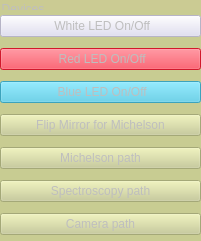
         <widget class="QGroupBox" name="devices_box">
          <property name="enabled">
           <bool>false</bool>
          </property>
          <property name="geometry">
           <rect>
            <x>900</x>
            <y>0</y>
            <width>201</width>
            <height>241</height>
           </rect>
          </property>
          <property name="styleSheet">
           <string notr="true">background-color: rgb(203,203,147);</string>
          </property>
          <property name="title">
           <string>Devices</string>
          </property>
          <widget class="QWidget" name="layoutWidget">
           <property name="geometry">
            <rect>
             <x>0</x>
             <y>10</y>
             <width>201</width>
             <height>231</height>
            </rect>
           </property>
           <property name="styleSheet">
            <string>background-color: rgb(200, 204, 146);</string>
           </property>
           <layout class="QGridLayout" name="gridLayout_5">
            <item row="0" column="0">
             <widget class="QPushButton" name="w_LED_button">
              <property name="toolTip">
               <string>Changes state of White LED.</string>
              </property>
              <property name="styleSheet">
               <string notr="true">background-color: rgb(221, 219, 241);</string>
              </property>
              <property name="text">
               <string> White LED On/Off</string>
              </property>
             </widget>
            </item>
            <item row="5" column="0">
             <widget class="QPushButton" name="pl_piezos_button">
              <property name="toolTip">
               <string>Changes mirrors/stages for spectroscopy.</string>
              </property>
              <property name="text">
               <string>Spectroscopy path</string>
              </property>
             </widget>
            </item>
            <item row="3" column="0">
             <widget class="QPushButton" name="flip_mirror_button">
              <property name="toolTip">
               <string>Flips mirror mount.</string>
              </property>
              <property name="text">
               <string>Flip Mirror for Michelson</string>
              </property>
             </widget>
            </item>
            <item row="4" column="0">
             <widget class="QPushButton" name="michelson_piezos_button">
              <property name="toolTip">
               <string>Changes mirrors/stages to measure Michelson.</string>
              </property>
              <property name="text">
               <string>Michelson path</string>
              </property>
             </widget>
            </item>
            <item row="1" column="0">
             <widget class="QPushButton" name="r_LED_button">
              <property name="toolTip">
               <string>Changes state of RED LED.</string>
              </property>
              <property name="styleSheet">
               <string notr="true">background-color: rgb(255, 31, 53)</string>
              </property>
              <property name="text">
               <string> Red LED On/Off</string>
              </property>
             </widget>
            </item>
            <item row="2" column="0">
             <widget class="QPushButton" name="b_LED_button">
              <property name="toolTip">
               <string>Changes state of Blue LED.</string>
              </property>
              <property name="styleSheet">
               <string notr="true">background-color: rgb(73, 198, 229);</string>
              </property>
              <property name="text">
               <string> Blue LED On/Off</string>
              </property>
             </widget>
            </item>
            <item row="6" column="0">
             <widget class="QPushButton" name="camera_piezo_button">
              <property name="toolTip">
               <string>Changes mirrors/stages for Imaging/Camera.</string>
              </property>
              <property name="text">
               <string>Camera path</string>
              </property>
             </widget>
            </item>
           </layout>
          </widget>
         </widget>
